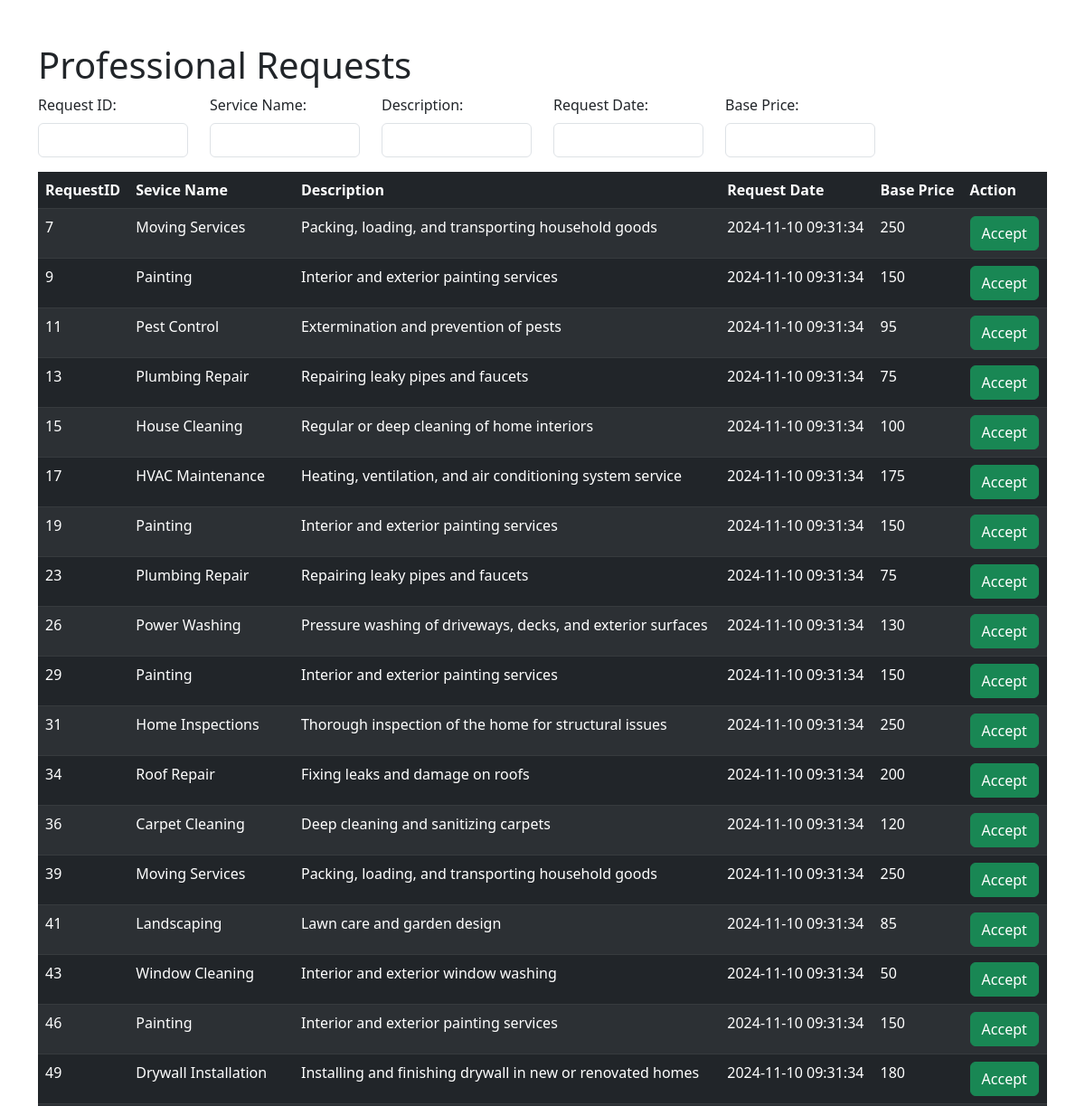
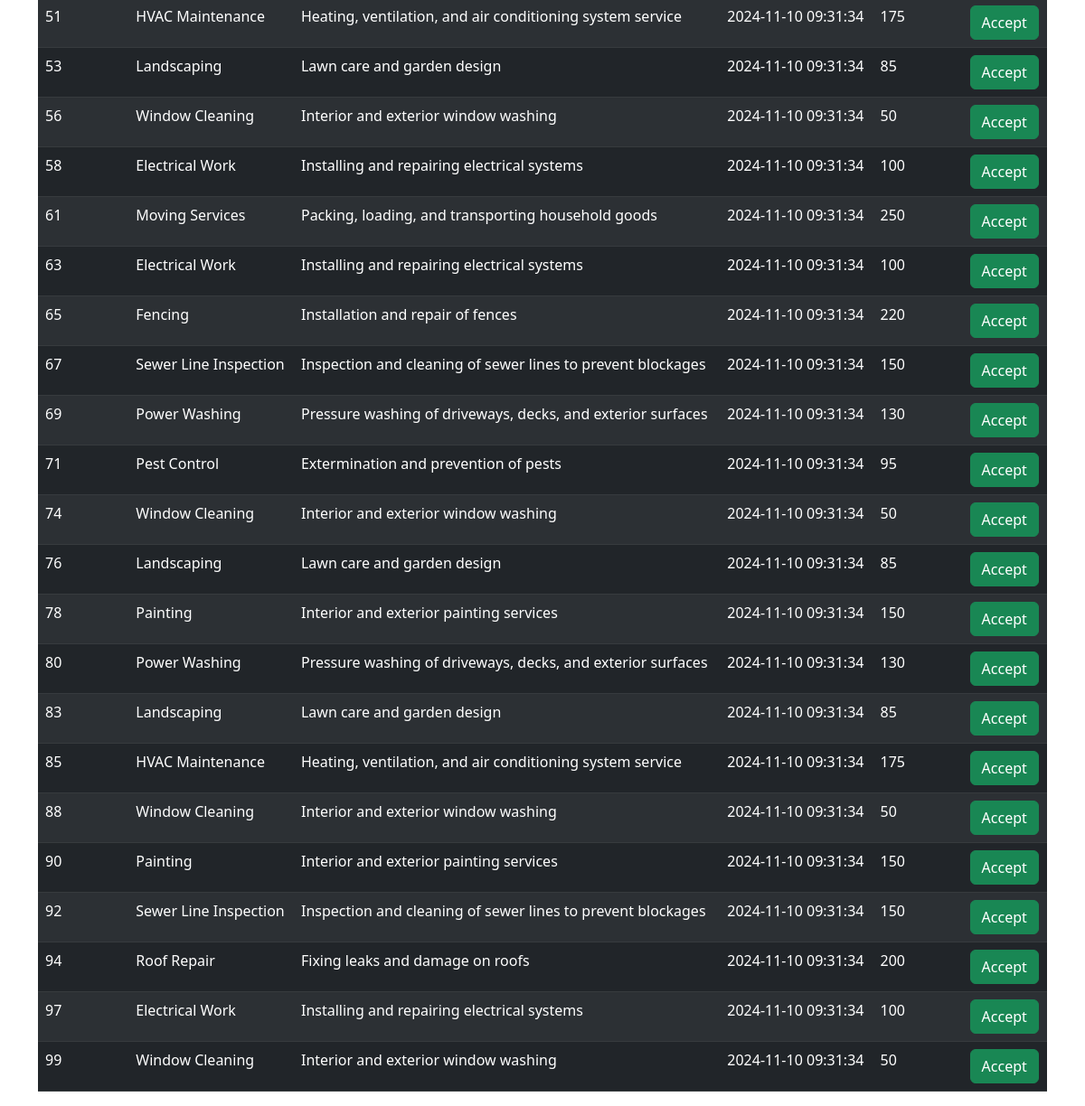
/Professional_Requests.html (signed in), run on the app's committed database (2 pictures, top to bottom).
### tables this page shows
CREATE TABLE ServiceRequests (
    RequestID INTEGER PRIMARY KEY,
    CustomerID INTEGER NOT NULL,
    ProfessionalID INTEGER,
    ServiceID INTEGER NOT NULL,
    RequestDate TIMESTAMP DEFAULT CURRENT_TIMESTAMP,
    Status TEXT NOT NULL DEFAULT 'Requested',
    Rating INTEGER,
    Review TEXT,
    FOREIGN KEY (CustomerID) REFERENCES Customers(CustomerID),
    FOREIGN KEY (ProfessionalID) REFERENCES Professionals(ProfessionalID),
    FOREIGN KEY (ServiceID) REFERENCES Services(ServiceID)
);

CREATE TABLE Services (
    ServiceID INTEGER PRIMARY KEY,
    ServiceName VARCHAR(255) NOT NULL,
    Description TEXT,
    BasePrice DECIMAL(10, 2) NOT NULL
);

### backend/app.py (the view, shortened to what this page needs)
@app.route('/Professional_Requests.html', methods=['GET','POST'])
def PROFESSIONALREQUESTS():
    professional_id = session.get('professional_id')
    if not professional_id:
        return redirect(url_for('login'))
    request_id = request.form.get('request_id')
    conn = sqlite3.connect('database.db')
    cursor = conn.cursor()
    cursor.execute("""
        SELECT RequestID,ServiceName,RequestDate,Description,BasePrice
        FROM ServiceRequests sr JOIN Services s ON sr.serviceID = s.ServiceID
        WHERE Status = 'Requested'
    """)
    service_history = cursor.fetchall()
    conn.close()
    service_history = [list(i) for i in service_history]
    for i in service_history:
        i[3] = i[3].split('.')[0]
    return render_template('Professional_Requests.html', service_history=service_history)

### templates/Professional_Requests.html (shortened to what this page needs)
<!DOCTYPE html>
<html lang="en">
<head>
    <link href="https://cdnjs.cloudflare.com/ajax/libs/bootstrap/5.3.0/css/bootstrap.min.css" rel="stylesheet">
    <link href="https://cdnjs.cloudflare.com/ajax/libs/font-awesome/6.4.0/css/all.min.css" rel="stylesheet">
    <link rel="stylesheet" href="https://cdnjs.cloudflare.com/ajax/libs/animate.css/4.1.1/animate.min.css"/>
</head>
<body>
    <div class="container mt-5 main-content animate__animated animate__fadeInUp">
        <h1>Professional Requests</h1>
        <div class="row mb-3">
            <div class="col-md-2">
                <label for="requestIdFilter" class="form-label">Request ID:</label>
                <input type="number" class="form-control" id="requestIdFilter">
            </div>
            <div class="col-md-2">
                <label for="serviceNameFilter" class="form-label">Service Name:</label>
                <input type="text" class="form-control" id="serviceNameFilter">
            </div>
            <div class="col-md-2">
                <label for="descriptionFilter" class="form-label">Description:</label>
                <input type="text" class="form-control" id="descriptionFilter">
            </div>
            <div class="col-md-2">
                <label for="requestDateFilter" class="form-label">Request Date:</label>
                <input type="text" class="form-control" id="requestDateFilter">
            </div>
            <div class="col-md-2">
                <label for="basePriceFilter" class="form-label">Base Price:</label>
                <input type="number" class="form-control" id="basePriceFilter">
            </div>
        </div>
        {% if service_history %}
            <table class="table table-dark table-striped animate__animated animate__fadeInUp" id="requestsTable">
                <thead>
                    <tr>
                        <th>RequestID</th>
                        <th>Sevice Name</th>
                        <th>Description</th>
                        <th>Request Date</th>
                        <th>Base Price</th>
                        <th>Action</th>
                    </tr>
                </thead>
                <tbody>
                    {% for row in service_history %}
                        <tr>
                            <td>{{ row[0] }}</td>
                            <td>{{ row[1] }}</td>
                            <td>{{ row[3] }}</td>
                            <td>{{ row[2] }}</td>
                            <td>{{ row[4] }}</td>
                            <td>
                                <button type="submit" name="request_id" value="{{ row[0] }}" class="btn btn-success">Accept</button></td>
                        </tr>
                    {% endfor %}
                </tbody>
            </table>
        {% else %}
            <p class="animate__animated animate__fadeInUp">No service history found.</p>
        {% endif %}
    </div>
</body>
</html>

### templates/Professional_Requests.html (style rules this page uses)
body { font-family: 'Segoe UI', Tahoma, Geneva, Verdana, sans-serif; background-image: url('static/3.jpg'); background-size: cover; background-repeat: no-repeat; display: flex; min-height: 100vh; flex-direction: column; }
.main-content { flex-grow: 1; }
.container { animation: fadeIn 1s ease-in-out; }

### data on the page
ServiceRequests: RequestID "7", ServiceName "Moving Services", Description "Packing, loading, and transporting household goods", RequestDate "2024-11-10 09:31:34", BasePrice "250"
ServiceRequests: RequestID "9", ServiceName "Painting", Description "Interior and exterior painting services", RequestDate "2024-11-10 09:31:34", BasePrice "150"
ServiceRequests: RequestID "11", ServiceName "Pest Control", Description "Extermination and prevention of pests", RequestDate "2024-11-10 09:31:34", BasePrice "95"
ServiceRequests: RequestID "13", ServiceName "Plumbing Repair", Description "Repairing leaky pipes and faucets", RequestDate "2024-11-10 09:31:34", BasePrice "75"
ServiceRequests: RequestID "15", ServiceName "House Cleaning", Description "Regular or deep cleaning of home interiors", RequestDate "2024-11-10 09:31:34", BasePrice "100"
ServiceRequests: RequestID "17", ServiceName "HVAC Maintenance", Description "Heating, ventilation, and air conditioning system service", RequestDate "2024-11-10 09:31:34", BasePrice "175"
ServiceRequests: RequestID "19", ServiceName "Painting", Description "Interior and exterior painting services", RequestDate "2024-11-10 09:31:34", BasePrice "150"
ServiceRequests: RequestID "23", ServiceName "Plumbing Repair", Description "Repairing leaky pipes and faucets", RequestDate "2024-11-10 09:31:34", BasePrice "75"
ServiceRequests: RequestID "26", ServiceName "Power Washing", Description "Pressure washing of driveways, decks, and exterior surfaces", RequestDate "2024-11-10 09:31:34", BasePrice "130"
ServiceRequests: RequestID "29", ServiceName "Painting", Description "Interior and exterior painting services", RequestDate "2024-11-10 09:31:34", BasePrice "150"
ServiceRequests: RequestID "31", ServiceName "Home Inspections", Description "Thorough inspection of the home for structural issues", RequestDate "2024-11-10 09:31:34", BasePrice "250"
ServiceRequests: RequestID "34", ServiceName "Roof Repair", Description "Fixing leaks and damage on roofs", RequestDate "2024-11-10 09:31:34", BasePrice "200"
ServiceRequests: RequestID "36", ServiceName "Carpet Cleaning", Description "Deep cleaning and sanitizing carpets", RequestDate "2024-11-10 09:31:34", BasePrice "120"
ServiceRequests: RequestID "39", ServiceName "Moving Services", Description "Packing, loading, and transporting household goods", RequestDate "2024-11-10 09:31:34", BasePrice "250"
ServiceRequests: RequestID "41", ServiceName "Landscaping", Description "Lawn care and garden design", RequestDate "2024-11-10 09:31:34", BasePrice "85"
ServiceRequests: RequestID "43", ServiceName "Window Cleaning", Description "Interior and exterior window washing", RequestDate "2024-11-10 09:31:34", BasePrice "50"
ServiceRequests: RequestID "46", ServiceName "Painting", Description "Interior and exterior painting services", RequestDate "2024-11-10 09:31:34", BasePrice "150"
ServiceRequests: RequestID "49", ServiceName "Drywall Installation", Description "Installing and finishing drywall in new or renovated homes", RequestDate "2024-11-10 09:31:34", BasePrice "180"
ServiceRequests: RequestID "51", ServiceName "HVAC Maintenance", Description "Heating, ventilation, and air conditioning system service", RequestDate "2024-11-10 09:31:34", BasePrice "175"
ServiceRequests: RequestID "53", ServiceName "Landscaping", Description "Lawn care and garden design", RequestDate "2024-11-10 09:31:34", BasePrice "85"
ServiceRequests: RequestID "56", ServiceName "Window Cleaning", Description "Interior and exterior window washing", RequestDate "2024-11-10 09:31:34", BasePrice "50"
ServiceRequests: RequestID "58", ServiceName "Electrical Work", Description "Installing and repairing electrical systems", RequestDate "2024-11-10 09:31:34", BasePrice "100"
ServiceRequests: RequestID "61", ServiceName "Moving Services", Description "Packing, loading, and transporting household goods", RequestDate "2024-11-10 09:31:34", BasePrice "250"
ServiceRequests: RequestID "63", ServiceName "Electrical Work", Description "Installing and repairing electrical systems", RequestDate "2024-11-10 09:31:34", BasePrice "100"
ServiceRequests: RequestID "65", ServiceName "Fencing", Description "Installation and repair of fences", RequestDate "2024-11-10 09:31:34", BasePrice "220"
ServiceRequests: RequestID "67", ServiceName "Sewer Line Inspection", Description "Inspection and cleaning of sewer lines to prevent blockages", RequestDate "2024-11-10 09:31:34", BasePrice "150"
ServiceRequests: RequestID "69", ServiceName "Power Washing", Description "Pressure washing of driveways, decks, and exterior surfaces", RequestDate "2024-11-10 09:31:34", BasePrice "130"
ServiceRequests: RequestID "71", ServiceName "Pest Control", Description "Extermination and prevention of pests", RequestDate "2024-11-10 09:31:34", BasePrice "95"
ServiceRequests: RequestID "74", ServiceName "Window Cleaning", Description "Interior and exterior window washing", RequestDate "2024-11-10 09:31:34", BasePrice "50"
ServiceRequests: RequestID "76", ServiceName "Landscaping", Description "Lawn care and garden design", RequestDate "2024-11-10 09:31:34", BasePrice "85"
ServiceRequests: RequestID "78", ServiceName "Painting", Description "Interior and exterior painting services", RequestDate "2024-11-10 09:31:34", BasePrice "150"
ServiceRequests: RequestID "80", ServiceName "Power Washing", Description "Pressure washing of driveways, decks, and exterior surfaces", RequestDate "2024-11-10 09:31:34", BasePrice "130"
ServiceRequests: RequestID "83", ServiceName "Landscaping", Description "Lawn care and garden design", RequestDate "2024-11-10 09:31:34", BasePrice "85"
ServiceRequests: RequestID "85", ServiceName "HVAC Maintenance", Description "Heating, ventilation, and air conditioning system service", RequestDate "2024-11-10 09:31:34", BasePrice "175"
ServiceRequests: RequestID "88", ServiceName "Window Cleaning", Description "Interior and exterior window washing", RequestDate "2024-11-10 09:31:34", BasePrice "50"
ServiceRequests: RequestID "90", ServiceName "Painting", Description "Interior and exterior painting services", RequestDate "2024-11-10 09:31:34", BasePrice "150"
ServiceRequests: RequestID "92", ServiceName "Sewer Line Inspection", Description "Inspection and cleaning of sewer lines to prevent blockages", RequestDate "2024-11-10 09:31:34", BasePrice "150"
ServiceRequests: RequestID "94", ServiceName "Roof Repair", Description "Fixing leaks and damage on roofs", RequestDate "2024-11-10 09:31:34", BasePrice "200"
ServiceRequests: RequestID "97", ServiceName "Electrical Work", Description "Installing and repairing electrical systems", RequestDate "2024-11-10 09:31:34", BasePrice "100"
ServiceRequests: RequestID "99", ServiceName "Window Cleaning", Description "Interior and exterior window washing", RequestDate "2024-11-10 09:31:34", BasePrice "50"
